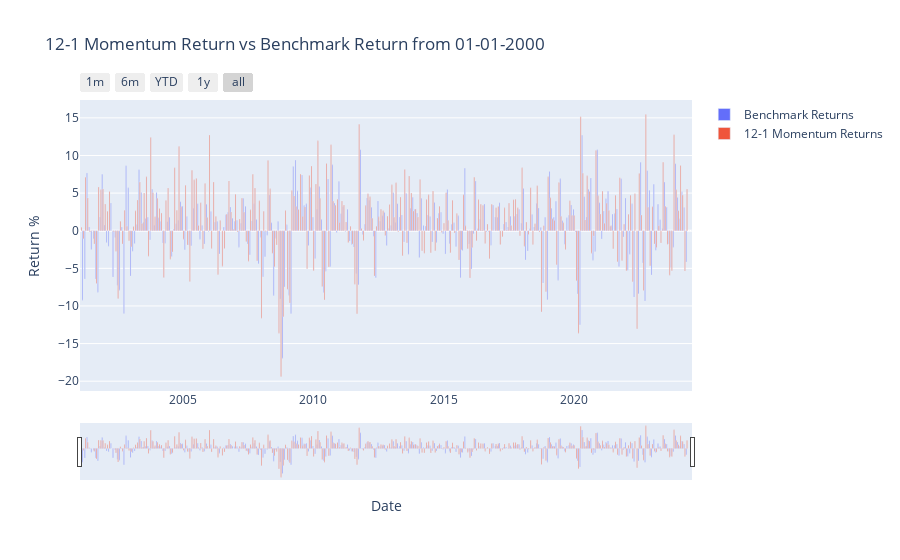

Notebook cell for this chart:
### Code cell
# Create a Plotly figure
fig = go.Figure()

# Add the benchmark returns bar trace
fig.add_trace(
    go.Bar(
        x=gains.index,
        y=gains.values,
        name='Benchmark Returns'
    )
)

# Add the momentum returns bar trace
fig.add_trace(
    go.Bar(
        x=total_returns_df_12_1.index,
        y=total_returns_df_12_1['Total Returns'],
        name='12-1 Momentum Returns'
    )
)

# Update the layout to include a range slider
fig.update_layout(
    title='12-1 Momentum Return vs Benchmark Return from 01-01-2000',
    xaxis_title='Date',
    yaxis_title='Return %',
    barmode='group',
    xaxis=dict(
        rangeselector=dict(
            buttons=list([
                dict(count=1, label="1m", step="month", stepmode="backward"),
                dict(count=6, label="6m", step="month", stepmode="backward"),
                dict(count=1, label="YTD", step="year", stepmode="todate"),
                dict(count=1, label="1y", step="year", stepmode="backward"),
                dict(step="all")
            ])
        ),
        rangeslider=dict(
            visible=True
        ),
        type="date"
    )
)

# Show the plot
fig.show()

### Figure 1 — Plotly figure (JSON) as saved in the notebook; plotly's stock layout.template omitted (floating-point values rounded to 4 significant figures; data arrays with more than 128 entries replaced by an {"elided": "..."} marker saying what was removed)
{"data": [{"name": "Benchmark Returns", "type": "bar", "x": {"elided": "279 str values"}, "y": {"elided": "279 float values"}}, {"name": "12-1 Momentum Returns", "type": "bar", "x": {"elided": "282 str values"}, "y": {"elided": "282 float values"}}], "layout": {"barmode": "group", "title": {"text": "12-1 Momentum Return vs Benchmark Return from 01-01-2000"}, "xaxis": {"rangeselector": {"buttons": [{"count": 1, "label": "1m", "step": "month", "stepmode": "backward"}, {"count": 6, "label": "6m", "step": "month", "stepmode": "backward"}, {"count": 1, "label": "YTD", "step": "year", "stepmode": "todate"}, {"count": 1, "label": "1y", "step": "year", "stepmode": "backward"}, {"step": "all"}]}, "rangeslider": {"visible": true}, "title": {"text": "Date"}, "type": "date"}, "yaxis": {"title": {"text": "Return %"}}}}
